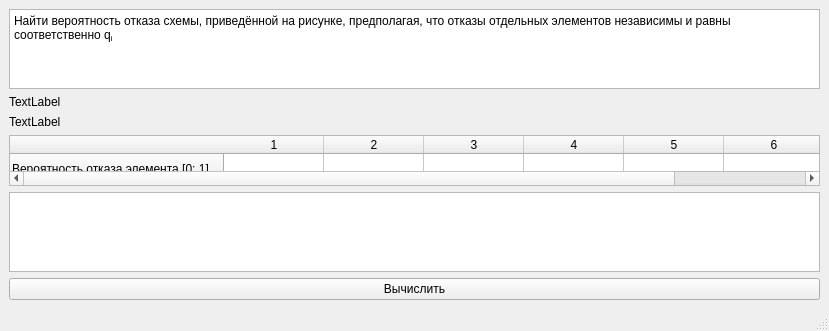
<?xml version="1.0" encoding="UTF-8"?>
<ui version="4.0">
 <class>MainWindow</class>
 <widget class="QMainWindow" name="MainWindow">
  <property name="geometry">
   <rect>
    <x>0</x>
    <y>0</y>
    <width>829</width>
    <height>331</height>
   </rect>
  </property>
  <property name="windowTitle">
   <string>ТерВер ЛР-2 3 вар. №1</string>
  </property>
  <widget class="QWidget" name="centralwidget">
   <layout class="QGridLayout" name="gridLayout">
    <item row="0" column="0">
     <widget class="QTextBrowser" name="conditionTextBrowser">
      <property name="html">
       <string>&lt;!DOCTYPE HTML PUBLIC &quot;-//W3C//DTD HTML 4.0//EN&quot; &quot;http://www.w3.org/TR/REC-html40/strict.dtd&quot;&gt;
&lt;html&gt;&lt;head&gt;&lt;meta name=&quot;qrichtext&quot; content=&quot;1&quot; /&gt;&lt;style type=&quot;text/css&quot;&gt;
p, li { white-space: pre-wrap; }
&lt;/style&gt;&lt;/head&gt;&lt;body style=&quot; font-family:'MS Shell Dlg 2'; font-size:8.25pt; font-weight:400; font-style:normal;&quot;&gt;
&lt;p style=&quot; margin-top:0px; margin-bottom:0px; margin-left:0px; margin-right:0px; -qt-block-indent:0; text-indent:0px;&quot;&gt;&lt;span style=&quot; font-size:9pt;&quot;&gt;Найти вероятность отказа схемы, приведённой на рисунке, предполагая, что отказы отдельных элементов независимы и равны соответственно q&lt;/span&gt;&lt;span style=&quot; font-size:9pt; vertical-align:sub;&quot;&gt;i&lt;/span&gt;&lt;/p&gt;&lt;/body&gt;&lt;/html&gt;</string>
      </property>
     </widget>
    </item>
    <item row="1" column="0">
     <widget class="QLabel" name="schemaLabel">
      <property name="text">
       <string>TextLabel</string>
      </property>
     </widget>
    </item>
    <item row="2" column="0">
     <widget class="QLabel" name="formulaLabel">
      <property name="text">
       <string>TextLabel</string>
      </property>
     </widget>
    </item>
    <item row="3" column="0">
     <widget class="QTableWidget" name="probabilityTable">
      <property name="minimumSize">
       <size>
        <width>811</width>
        <height>51</height>
       </size>
      </property>
      <property name="maximumSize">
       <size>
        <width>16777215</width>
        <height>51</height>
       </size>
      </property>
      <row>
       <property name="text">
        <string>Вероятность отказа элемента [0; 1]</string>
       </property>
      </row>
      <column>
       <property name="text">
        <string>1</string>
       </property>
      </column>
      <column>
       <property name="text">
        <string>2</string>
       </property>
      </column>
      <column>
       <property name="text">
        <string>3</string>
       </property>
      </column>
      <column>
       <property name="text">
        <string>4</string>
       </property>
      </column>
      <column>
       <property name="text">
        <string>5</string>
       </property>
      </column>
      <column>
       <property name="text">
        <string>6</string>
       </property>
      </column>
     </widget>
    </item>
    <item row="4" column="0">
     <widget class="QTextEdit" name="resultTextEdit"/>
    </item>
    <item row="5" column="0">
     <widget class="QPushButton" name="calcButton">
      <property name="text">
       <string>Вычислить</string>
      </property>
     </widget>
    </item>
   </layout>
  </widget>
  <widget class="QMenuBar" name="menubar">
   <property name="geometry">
    <rect>
     <x>0</x>
     <y>0</y>
     <width>829</width>
     <height>21</height>
    </rect>
   </property>
  </widget>
  <widget class="QStatusBar" name="statusbar"/>
 </widget>
 <resources/>
 <connections/>
</ui>
